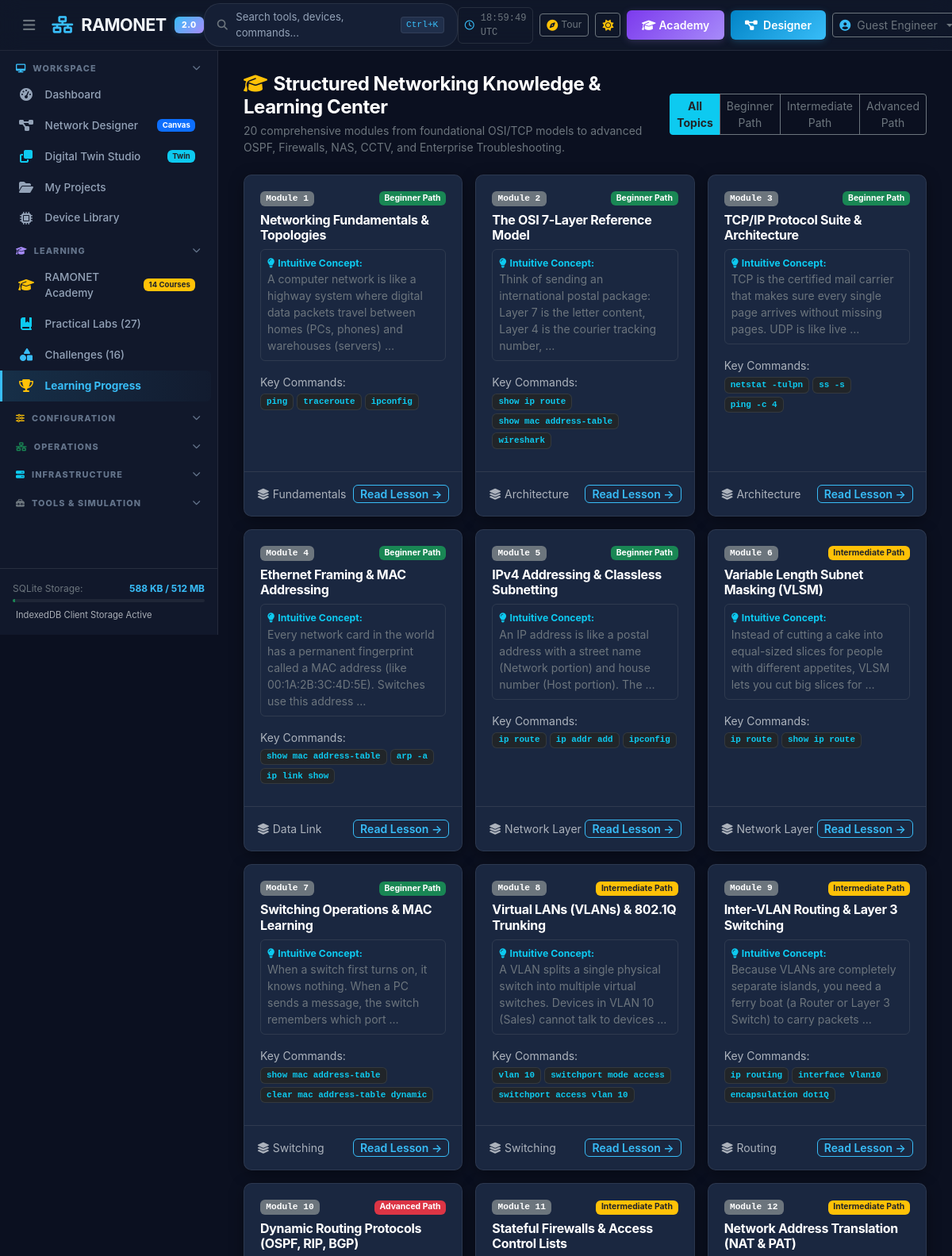
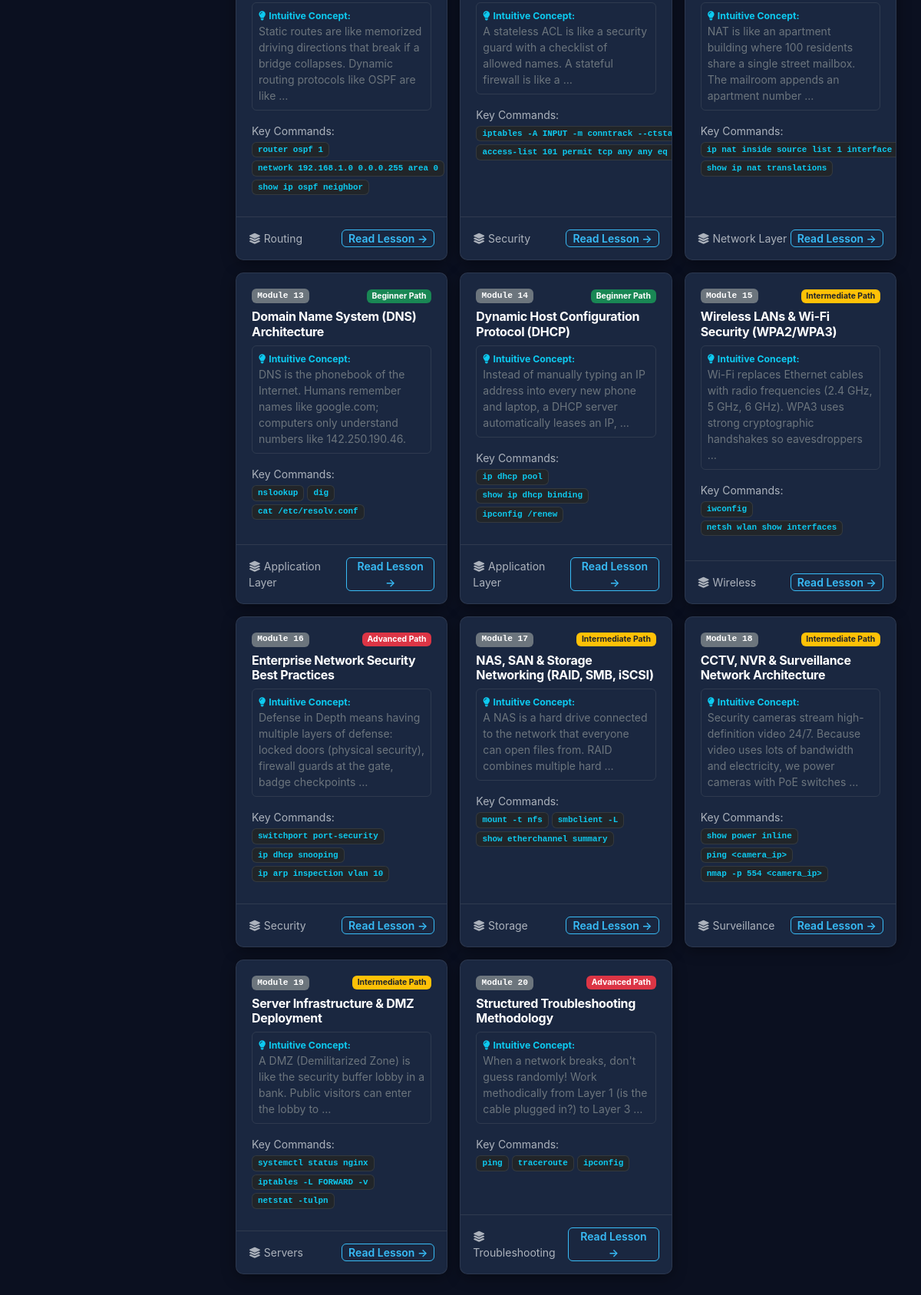
The app's page /learning/ with its own data (2 pictures, top to bottom).
### learning/models.py (models this page shows, shortened)
class LearningTopic(models.Model):
    LEVEL_CHOICES = [
        ('beginner', 'Beginner Path'),
        ('intermediate', 'Intermediate Path'),
        ('advanced', 'Advanced Path'),
    ]
    topic_number = models.PositiveIntegerField(unique=True)
    title = models.CharField(max_length=200)
    slug = models.SlugField(max_length=200, unique=True)
    level = models.CharField(max_length=20, choices=LEVEL_CHOICES, default='beginner')
    category = models.CharField(max_length=64, default='Fundamentals')
    simple_explanation = models.TextField(help_text="Clear, intuitive, real-world metaphor")
    technical_explanation = models.TextField(help_text="Rigorous engineering explanation")
    practical_example = models.TextField(help_text="Real enterprise use-case scenario")
    relevant_devices = models.JSONField(default=list, blank=True)
    relevant_commands = models.JSONField(default=list, blank=True)
    diagram_svg = models.TextField(blank=True, default='', help_text="Inline SVG diagram for visualization")
    common_mistakes = models.TextField(blank=True, default='')
    practice_exercise = models.TextField(blank=True, default='')
    quiz_questions = models.JSONField(default=list, blank=True, help_text="Interactive self-test questions")
    class Meta:
        ordering = ['topic_number']

### learning/views.py (the view)
# urls.py: path('', views.learning_center_view, name='center'),
def learning_center_view(request):
    level = request.GET.get('level', '').strip()
    topics = LearningTopic.objects.all()
    if level:
        topics = topics.filter(level=level)
    context = {
        'topics': topics,
        'selected_level': level,
        'page_title': 'Learning Center',
    }
    return render(request, 'learning/center.html', context)

### accounts/context_processors.py (called while the page is built)
def ramonet_context(request):
    db_size_kb = 0
    db_path = settings.DATABASES['default']['NAME']
    if os.path.exists(db_path):
        db_size_kb = round(os.path.getsize(db_path) / 1024, 1)
    return {
        'APP_NAME': 'Ramonet',
        'APP_VERSION': '2.0.0',
        'APP_SUBTITLE': 'Enterprise Network Simulator & Learning Platform',
        'DB_SIZE_KB': db_size_kb,
        'PYTHONANYWHERE_STORAGE_LIMIT_MB': 512,
        'USER_PREFERENCES': {
            'theme': 'dark-navy',
            'sidebar_collapsed': False,
        }
    }

### templates/learning/center.html (shortened to what this page needs)
{% extends 'base.html' %}
{% load static %}
{% block content %}
<div class="container-fluid px-0">
    <div class="d-flex align-items-center justify-content-between mb-4">
        <div>
            <h4 class="text-white fw-bold mb-1">
                <i class="fa-solid fa-graduation-cap text-warning me-2"></i>Structured Networking Knowledge & Learning Center
            </h4>
            <p class="text-secondary small mb-0">20 comprehensive modules from foundational OSI/TCP models to advanced OSPF, Firewalls, NAS, CCTV, and Enterprise Troubleshooting.</p>
        </div>
        <div class="btn-group btn-group-sm">
            <a href="{% url 'learning:center' %}" class="btn {% if not selected_level %}btn-info text-dark fw-bold{% else %}btn-outline-secondary{% endif %}">All Topics</a>
            <a href="{% url 'learning:center' %}?level=beginner" class="btn {% if selected_level == 'beginner' %}btn-info text-dark fw-bold{% else %}btn-outline-secondary{% endif %}">Beginner Path</a>
            <a href="{% url 'learning:center' %}?level=intermediate" class="btn {% if selected_level == 'intermediate' %}btn-info text-dark fw-bold{% else %}btn-outline-secondary{% endif %}">Intermediate Path</a>
            <a href="{% url 'learning:center' %}?level=advanced" class="btn {% if selected_level == 'advanced' %}btn-info text-dark fw-bold{% else %}btn-outline-secondary{% endif %}">Advanced Path</a>
        </div>
    </div>
    <div class="row g-3">
        {% for t in topics %}
        <div class="col-xl-4 col-md-6">
            <div class="ramonet-card h-100 d-flex flex-column justify-content-between">
                <div class="ramonet-card-body">
                    <div class="d-flex align-items-center justify-content-between mb-2">
                        <span class="badge bg-secondary font-monospace" style="font-size:0.7rem;">Module {{ t.topic_number }}</span>
                        <span class="badge {% if t.level == 'beginner' %}bg-success{% elif t.level == 'intermediate' %}bg-warning text-dark{% else %}bg-danger{% endif %}" style="font-size:0.65rem;">
                            {{ t.get_level_display }}
                        </span>
                    </div>
                    <h6 class="text-white fw-bold mb-2">{{ t.title }}</h6>
                    <div class="p-2 bg-sidebar rounded border border-secondary border-opacity-25 small text-secondary mb-3" style="min-height: 64px;">
                        <span class="text-info small fw-bold d-block"><i class="fa-solid fa-lightbulb me-1"></i>Intuitive Concept:</span>
                        {{ t.simple_explanation|truncatewords:20 }}
                    </div>
                    <div class="small text-muted mb-1">Key Commands:</div>
                    <div class="d-flex flex-wrap gap-1 mb-2">
                        {% for cmd in t.relevant_commands|slice:":3" %}
                        <span class="badge bg-dark font-monospace text-info border border-secondary border-opacity-25" style="font-size:0.68rem;">{{ cmd }}</span>
                        {% endfor %}
                    </div>
                </div>
                <div class="p-3 bg-sidebar border-top border-secondary border-opacity-25 d-flex justify-content-between align-items-center">
                    <span class="text-muted small"><i class="fa-solid fa-layer-group me-1"></i>{{ t.category }}</span>
                    <a href="{% url 'learning:topic_detail' t.slug %}" class="btn btn-sm btn-outline-cyan py-0 px-2">
                        Read Lesson →
                    </a>
                </div>
            </div>
        </div>
        {% empty %}
        <div class="col-12 text-center text-muted py-5">No topics found.</div>
        {% endfor %}
    </div>
</div>
{% endblock %}

### static/css/ramonet-theme.css (style rules this page uses)
:root, [data-bs-theme="dark"] { --bg-main: #0B1020; --bg-sidebar: #11182B; --bg-secondary: #151F35; --bg-card: #1A2740; --bg-surface-elevated: #202F4B; --primary-accent: #38BDF8; --primary-accent-rgb: 56, 189, 248; --primary-accent-hover: #0284C7; --primary-glow: rgba(56, 189, 248, 0.22); --secondary-accent: #A78BFA; --secondary-accent-rgb: 167, 139, 250; --secondary-glow: rgba(167, 139, 250, 0.22); --success: #34D399; --success-rgb: 52, 211, 153; --success-glow: rgba(52, 211, 153, 0.22); --warning: #FBBF24; --warning-rgb: 251, 191, 36; --warning-glow: rgba(251, 191, 36, 0.22); --error: #FB7185; --danger: #FB7185; --error-rgb: 251, 113, 133; --error-glow: rgba(251, 113, 133, 0.22); --text-main: #F1F5F9; --text-primary: #F1F5F9; --text-secondary: #94A3B8; --text-muted: #64748B; --border-color: rgba(255, 255, 255, 0.08); --border-subtle: rgba(56, 189, 248, 0.12); --border-accent: rgba(56, 189, 248, 0.28); --card-shadow: 0 4px 20px -2px rgba(0, 0, 0, 0.45); --card-shadow-hover: 0 10px 28px -4px rgba(0, 0, 0, 0.6), 0 0 16px var(--primary-glow); --sidebar-width: 275px; --sidebar-collapsed-width: 74px; --header-height: 64px; --font-sans: 'Inter', -apple-system, BlinkMacSystemFont, "Segoe UI", Roboto, "Helvetica Neue", Arial, sans-serif; --font-mono: 'JetBrains Mono', 'Fira Code', Menlo, Monaco, Consolas, "Courier New", monospace; --radius-sm: 6px; --radius-md: 10px; --radius-lg: 14px; }
*, *::before, *::after { box-sizing: border-box; }
body { background-color: var(--bg-main); color: var(--text-main); font-family: var(--font-sans); margin: 0; padding: 0; overflow-x: hidden; line-height: 1.5; -webkit-font-smoothing: antialiased; }
h1, h2, h3, h4, h5, h6 { color: var(--text-main); font-weight: 700; letter-spacing: -0.02em; }
.ramonet-card { background: var(--bg-card); border: 1px solid var(--border-color); border-radius: var(--radius-md); box-shadow: var(--card-shadow); transition: transform 0.2s cubic-bezier(0.16, 1, 0.3, 1), box-shadow 0.2s ease, border-color 0.2s ease; position: relative; overflow: hidden; }
.ramonet-card-body { padding: 1.25rem; }
.btn-outline-cyan { border: 1px solid var(--primary-accent); color: var(--primary-accent) !important; background: transparent; font-weight: 600; padding: 0.45rem 1rem; border-radius: var(--radius-sm); transition: all 0.2s ease; display: inline-flex; align-items: center; gap: 0.45rem; }

### records on screen
LearningTopic: topic_number "1", level "Beginner Path", title "Networking Fundamentals & Topologies", simple_explanation "A computer network is like a highway system where digital data packets travel between homes (PCs, phones) and warehouses (servers) …", relevant_commands "ping" "traceroute" "ipconfig", category "Fundamentals"
LearningTopic: topic_number "2", level "Beginner Path", title "The OSI 7-Layer Reference Model", simple_explanation "Think of sending an international postal package: Layer 7 is the letter content, Layer 4 is the courier tracking number, …", relevant_commands "show ip route" "show mac address-table" "wireshark", category "Architecture"
LearningTopic: topic_number "3", level "Beginner Path", title "TCP/IP Protocol Suite & Architecture", simple_explanation "TCP is the certified mail carrier that makes sure every single page arrives without missing pages. UDP is like live …", relevant_commands "netstat -tulpn" "ss -s" "ping -c 4", category "Architecture"
LearningTopic: topic_number "4", level "Beginner Path", title "Ethernet Framing & MAC Addressing", simple_explanation "Every network card in the world has a permanent fingerprint called a MAC address (like 00:1A:2B:3C:4D:5E). Switches use this address …", relevant_commands "show mac address-table" "arp -a" "ip link show", category "Data Link"
LearningTopic: topic_number "5", level "Beginner Path", title "IPv4 Addressing & Classless Subnetting", simple_explanation "An IP address is like a postal address with a street name (Network portion) and house number (Host portion). The …", relevant_commands "ip route" "ip addr add" "ipconfig", category "Network Layer"
LearningTopic: topic_number "6", level "Intermediate Path", title "Variable Length Subnet Masking (VLSM)", simple_explanation "Instead of cutting a cake into equal-sized slices for people with different appetites, VLSM lets you cut big slices for …", relevant_commands "ip route" "show ip route", category "Network Layer"
LearningTopic: topic_number "7", level "Beginner Path", title "Switching Operations & MAC Learning", simple_explanation "When a switch first turns on, it knows nothing. When a PC sends a message, the switch remembers which port …", relevant_commands "show mac address-table" "clear mac address-table dynamic", category "Switching"
LearningTopic: topic_number "8", level "Intermediate Path", title "Virtual LANs (VLANs) & 802.1Q Trunking", simple_explanation "A VLAN splits a single physical switch into multiple virtual switches. Devices in VLAN 10 (Sales) cannot talk to devices …", relevant_commands "vlan 10" "switchport mode access" "switchport access vlan 10", category "Switching"
LearningTopic: topic_number "9", level "Intermediate Path", title "Inter-VLAN Routing & Layer 3 Switching", simple_explanation "Because VLANs are completely separate islands, you need a ferry boat (a Router or Layer 3 Switch) to carry packets …", relevant_commands "ip routing" "interface Vlan10" "encapsulation dot1Q", category "Routing"
LearningTopic: topic_number "10", level "Advanced Path", title "Dynamic Routing Protocols (OSPF, RIP, BGP)", simple_explanation "Static routes are like memorized driving directions that break if a bridge collapses. Dynamic routing protocols like OSPF are like …", relevant_commands "router ospf 1" "network 192.168.1.0 0.0.0.255 area 0" "show ip ospf neighbor", category "Routing"
LearningTopic: topic_number "11", level "Intermediate Path", title "Stateful Firewalls & Access Control Lists", simple_explanation "A stateless ACL is like a security guard with a checklist of allowed names. A stateful firewall is like a …", relevant_commands "iptables -A INPUT -m conntrack…" "access-list 101 permit tcp any any eq…", category "Security"
LearningTopic: topic_number "12", level "Intermediate Path", title "Network Address Translation (NAT & PAT)", simple_explanation "NAT is like an apartment building where 100 residents share a single street mailbox. The mailroom appends an apartment number …", relevant_commands "ip nat inside source list 1 interface…" "show ip nat translations", category "Network Layer"
LearningTopic: topic_number "13", level "Beginner Path", title "Domain Name System (DNS) Architecture", simple_explanation "DNS is the phonebook of the Internet. Humans remember names like google.com; computers only understand numbers like 142.250.190.46.", relevant_commands "nslookup" "dig" "cat /etc/resolv.conf", category "Application Layer"
LearningTopic: topic_number "14", level "Beginner Path", title "Dynamic Host Configuration Protocol (DHCP)", simple_explanation "Instead of manually typing an IP address into every new phone and laptop, a DHCP server automatically leases an IP, …", relevant_commands "ip dhcp pool" "show ip dhcp binding" "ipconfig /renew", category "Application Layer"
LearningTopic: topic_number "15", level "Intermediate Path", title "Wireless LANs & Wi-Fi Security (WPA2/WPA3)", simple_explanation "Wi-Fi replaces Ethernet cables with radio frequencies (2.4 GHz, 5 GHz, 6 GHz). WPA3 uses strong cryptographic handshakes so eavesdroppers …", relevant_commands "iwconfig" "netsh wlan show interfaces", category "Wireless"
LearningTopic: topic_number "16", level "Advanced Path", title "Enterprise Network Security Best Practices", simple_explanation "Defense in Depth means having multiple layers of defense: locked doors (physical security), firewall guards at the gate, badge checkpoints …", relevant_commands "switchport port-security" "ip dhcp snooping" "ip arp inspection vlan 10", category "Security"
LearningTopic: topic_number "17", level "Intermediate Path", title "NAS, SAN & Storage Networking (RAID, SMB, iSCSI)", simple_explanation "A NAS is a hard drive connected to the network that everyone can open files from. RAID combines multiple hard …", relevant_commands "mount -t nfs" "smbclient -L" "show etherchannel summary", category "Storage"
LearningTopic: topic_number "18", level "Intermediate Path", title "CCTV, NVR & Surveillance Network Architecture", simple_explanation "Security cameras stream high-definition video 24/7. Because video uses lots of bandwidth and electricity, we power cameras with PoE switches …", relevant_commands "show power inline" "ping <camera_ip>" "nmap -p 554 <camera_ip>", category "Surveillance"
LearningTopic: topic_number "19", level "Intermediate Path", title "Server Infrastructure & DMZ Deployment", simple_explanation "A DMZ (Demilitarized Zone) is like the security buffer lobby in a bank. Public visitors can enter the lobby to …", relevant_commands "systemctl status nginx" "iptables -L FORWARD -v" "netstat -tulpn", category "Servers"
LearningTopic: topic_number "20", level "Advanced Path", title "Structured Troubleshooting Methodology", simple_explanation "When a network breaks, don't guess randomly! Work methodically from Layer 1 (is the cable plugged in?) to Layer 3 …", relevant_commands "ping" "traceroute" "ipconfig", category "Troubleshooting"

### other values on screen
{{ request.user.username|default:"Guest Engineer" }} "Guest Engineer"
